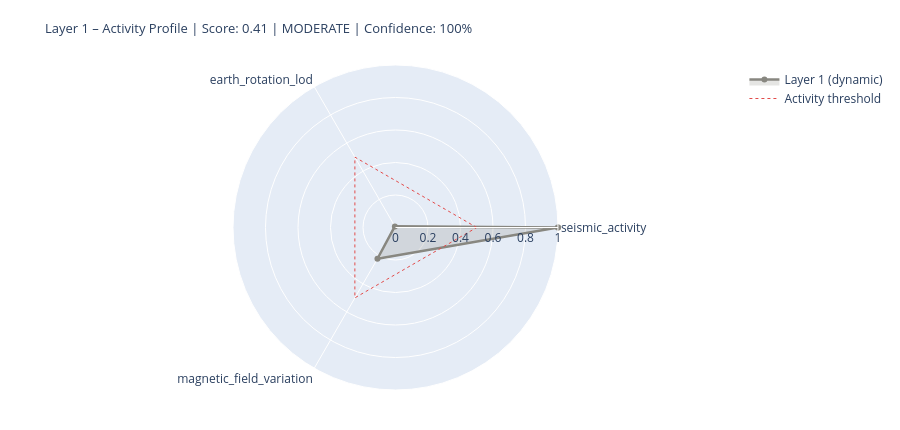

The cell this chart's notebook holds for it:
### Markdown cell above
---
## 5. State Assessment & Handoff to Layer 2

### Code cell
# ============================================================
# LAYER 1 SCORE
# Three dynamic components only (conductivity = static baseline)
# ============================================================

def norm(v, lo, hi):
    if v is None: return None
    return max(0.0, min(1.0, (v - lo) / (hi - lo)))

# --- Seismic Activity ---
seis_score_val = None
seis_source    = 'missing'
if df_seis is not None and not df_seis.empty:
    n_events = len(df_seis)
    max_mag  = df_seis['mag'].max()
    n_strong = (df_seis['mag'] >= 6.0).sum()
    seis_score_val = norm(n_events * 0.5 + max_mag * 5 + n_strong * 10, 0, 120)
    seis_source = 'primary'

# --- Earth Rotation (LOD anomaly) ---
lod_score_val = None
lod_now       = None
lod_source    = 'missing'
if df_iers is not None and lod_col:
    lod_now       = float(df_iers[lod_col].iloc[-1])
    lod_score_val = norm(abs(lod_now), 0, 3.0)
    lod_source    = 'primary'
elif raw.get('iers_synthetic_lod') is not None:
    lod_now       = raw['iers_synthetic_lod']
    lod_score_val = norm(abs(lod_now), 0, 3.0)
    lod_source    = 'estimated_seasonal'
    print(f'  LOD estimate: {lod_now:+.3f} ms  [estimated_seasonal]')

# --- Magnetic Field Variation (Kp as dynamic proxy) ---
mag_score_val = None
kp_val        = None
mag_source    = 'missing'
if df_geomag is not None and not df_geomag.empty:
    kp_val        = float(df_geomag['kp'].iloc[-1])
    mag_score_val = norm(kp_val, 0, 9)
    mag_source    = 'primary'
elif layer0 and layer0.get('raw_values', {}).get('Kp_index', {}).get('value') is not None:
    kp_val        = layer0['raw_values']['Kp_index']['value']
    mag_score_val = norm(kp_val, 0, 9)
    mag_source    = 'from_layer0'

# --- Conductivity Baseline (static – not in dynamic score) ---
ocean_fraction = 0.71
leitf_baseline = {
    'ocean_surface_fraction': ocean_fraction,
    'ocean_conductivity_Sm':  CONSTANTS['conductivity_ocean_Sm'],
    'role': 'stable_boundary_condition',
}

# --- Assemble (dynamic components only) ---
COMPONENTS = {
    'seismic_activity':        {'score': seis_score_val, 'source': seis_source, 'dynamic': True},
    'earth_rotation_lod':      {'score': lod_score_val,  'source': lod_source,  'dynamic': True},
    'magnetic_field_variation': {'score': mag_score_val,  'source': mag_source,  'dynamic': True},
}

available   = {k: v['score'] for k, v in COMPONENTS.items() if v['score'] is not None}
unavailable = [k for k, v in COMPONENTS.items() if v['score'] is None]
layer1_score = round(sum(available.values()) / len(available), 4) if available else None
confidence   = round(len(available) / len(COMPONENTS), 2)
level = ('unknown'  if layer1_score is None
         else 'calm'     if layer1_score < 0.3
         else 'moderate' if layer1_score < 0.6
         else 'active')

# Console output
W = 64
print('=' * W)
print('LAYER 1 – PLANETARY BODY – STATE ASSESSMENT')
print('=' * W)
for name, comp in COMPONENTS.items():
    s = comp['score']
    if s is not None:
        bar = '█' * int(s * 20) + '░' * (20 - int(s * 20))
        print(f'  {name:<34} {bar}  {s:.2f}  [{comp["source"]}]')
    else:
        print(f'  {name:<34} {"─" * 20}  n/a   [missing]')
print(f'  {"Conductivity (Baseline)":<34} {"─" * 20}  static [boundary_condition]')
print('-' * W)
print(f'  Score (dynamic):  {layer1_score:.3f}  ({len(available)}/{len(COMPONENTS)} components)')
print(f'  Confidence:       {confidence:.0%}')
print(f'  Level:            {level.upper()}')
if layer0:
    print(f'  Layer-0 input:    {layer0["level"].upper()} | Driver: {layer0["dominant_driver"]}')
print('=' * W)

# Radar chart
cats   = list(available.keys())
vals_r = list(available.values())
if len(cats) >= 3:
    fig = go.Figure()
    fig.add_trace(go.Scatterpolar(
        r=vals_r + [vals_r[0]], theta=cats + [cats[0]],
        fill='toself', fillcolor='rgba(136,135,128,0.22)',
        line=dict(color='#888780', width=2.5), name='Layer 1 (dynamic)'
    ))
    fig.add_trace(go.Scatterpolar(
        r=[0.5] * (len(cats)+1), theta=cats + [cats[0]],
        line=dict(color='#E24B4A', dash='dot', width=1),
        mode='lines', name='Activity threshold'
    ))
    fig.update_layout(
        title=dict(
            text=f'Layer 1 – Activity Profile | Score: {layer1_score:.2f} | {level.upper()} | Confidence: {confidence:.0%}',
            font=dict(size=13)),
        polar=dict(radialaxis=dict(visible=True, range=[0, 1])),
        height=430, showlegend=True,
        margin=dict(l=60, r=60, t=65, b=40)
    )
    fig.show()

### Figure 1 — Plotly figure (JSON) as saved in the notebook; plotly's stock layout.template omitted (floating-point values rounded to 4 significant figures)
{"data": [{"fill": "toself", "fillcolor": "rgba(136,135,128,0.22)", "line": {"color": "#888780", "width": 2.5}, "name": "Layer 1 (dynamic)", "r": [1.0, 0.007933, 0.2222, 1.0], "theta": ["seismic_activity", "earth_rotation_lod", "magnetic_field_variation", "seismic_activity"], "type": "scatterpolar"}, {"line": {"color": "#E24B4A", "dash": "dot", "width": 1}, "mode": "lines", "name": "Activity threshold", "r": [0.5, 0.5, 0.5, 0.5], "theta": ["seismic_activity", "earth_rotation_lod", "magnetic_field_variation", "seismic_activity"], "type": "scatterpolar"}], "layout": {"height": 430, "margin": {"b": 40, "l": 60, "r": 60, "t": 65}, "polar": {"radialaxis": {"range": [0, 1], "visible": true}}, "showlegend": true, "title": {"font": {"size": 13}, "text": "Layer 1 – Activity Profile | Score: 0.41 | MODERATE | Confidence: 100%"}}}
